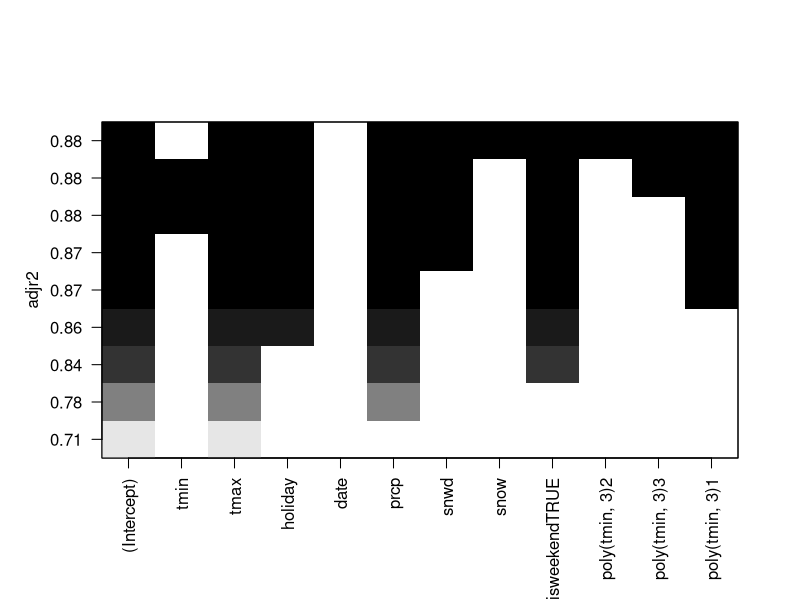
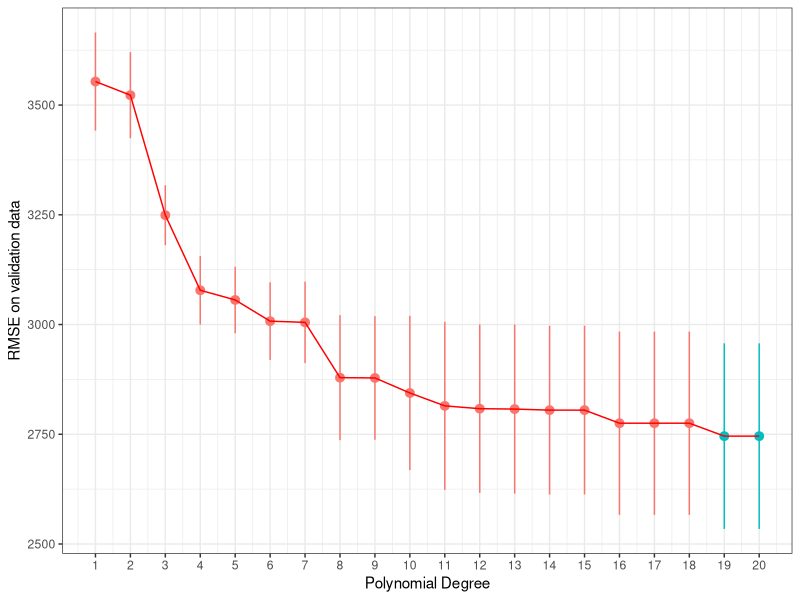
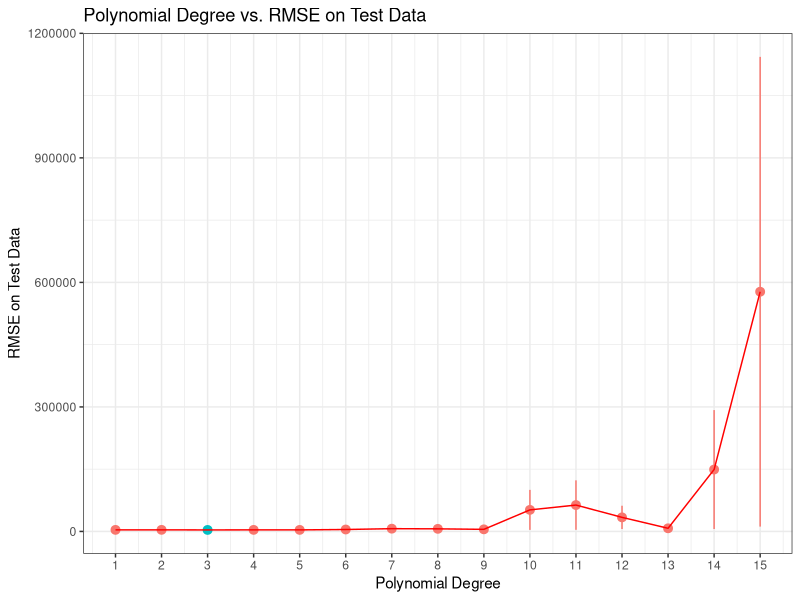
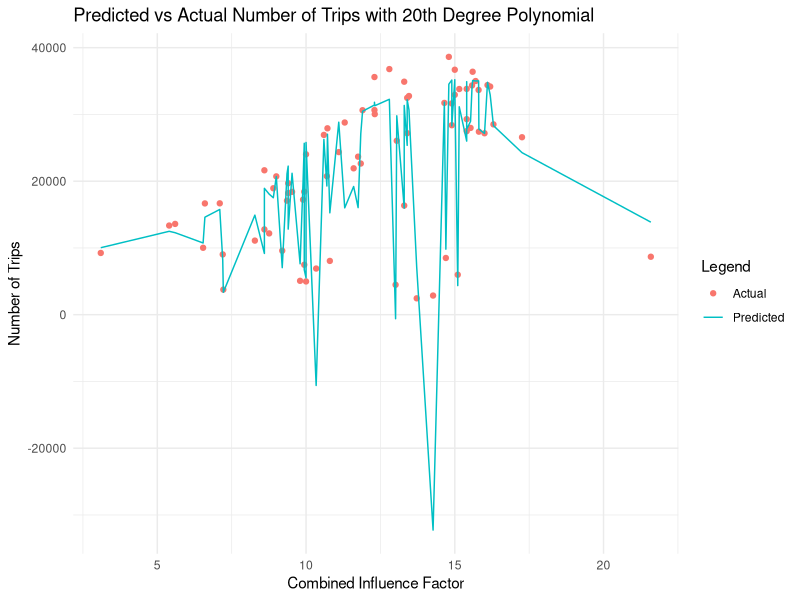
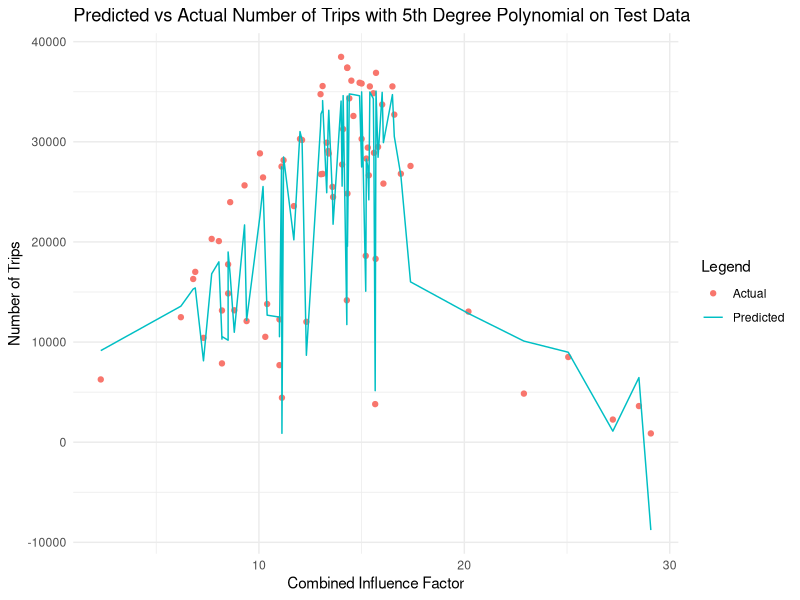

R code for these plots, in order: (Note: this script raises an error after producing the figures.)
## ---- chunk 1
library(tidyverse)
library(scales)
library(modelr)
library(lubridate)

theme_set(theme_bw())
options(repr.plot.width=4, repr.plot.height=3)
## ---- chunk 2
trips_per_day <- read_tsv('trips_per_day.tsv')
head(trips_per_day)

## ---- chunk 3

trips_per_day$isweekend <- wday(trips_per_day$ymd) %in% c(1,7)

# Adding holiday indicator
trips_per_day <- trips_per_day %>%
  mutate(holiday = ifelse(ymd %in% c('2014-01-01',
'2014-01-20',
'2014-02-17',
'2014-05-26',
'2014-07-04',
'2014-09-01',
'2014-10-13',
'2014-11-11',
'2014-11-27',
'2014-12-25'), 1, 0))


## ---- chunk 4

library(leaps) 
bestSubsets <- regsubsets(num_trips~tmin+tmax+holiday+date+ prcp+snwd+snow+isweekend+ poly(tmin,3) , data = trips_per_day)
summary(bestSubsets)
plot(bestSubsets, scale = "adjr2")
## ---- chunk 5

set.seed(42)
# Assume trips_per_day is your data frame and it has already been loaded
num_days <- nrow(trips_per_day)
frac_train <- 0.6
frac_validation <- 0.2
frac_test <- 0.2

train_size <- floor(num_days * frac_train)
validation_size <- floor(num_days * frac_validation)
test_size <- num_days - train_size - validation_size


train_indices <- sample(1:num_days, train_size, replace = FALSE)

remaining_indices <- setdiff(1:num_days, train_indices)

validation_indices <- sample(remaining_indices, validation_size, replace = FALSE)

test_indices <- setdiff(remaining_indices, validation_indices)

trips_per_day_train <- trips_per_day[train_indices, ]
trips_per_day_validation <- trips_per_day[validation_indices, ]
trips_per_day_test <- trips_per_day[test_indices, ]

cat("Training set size:", nrow(trips_per_day_train), "\n")
cat("Validation set size:", nrow(trips_per_day_validation), "\n")
cat("Test set size:", nrow(trips_per_day_test), "\n")


## ---- chunk 6

set.seed(42)
num_folds <- 5


trips_per_day_train <- trips_per_day_train %>%
  mutate(fold = (row_number() %% num_folds) + 1) 
# fit a model for each polynomial degree
K <- 1:20
avg_validate_err <- c()
se_validate_err <- c()
for (k in K) {
  # do 5-fold cross-validation within each value of k
  validate_err <- c()
  for (f in 1:num_folds) {
    # fit on the training data
    trips_per_day_train_new <- filter(trips_per_day_train, fold != f)
    model <- lm(num_trips ~ isweekend * poly(tmin, k, raw = TRUE) + poly(tmax, k, raw = TRUE) + prcp + snwd + snow +poly(holiday, k, raw = TRUE), data = trips_per_day_train)
    # evaluate on the validation data
    trips_per_day_validate_new <- filter(trips_per_day_train, fold == f)
    validate_err[f] <- sqrt(mean((predict(model, trips_per_day_validate_new) - trips_per_day_validate_new$num_trips)^2))
  }
  # compute the average validation error across folds
  # and the standard error on this estimate
  avg_validate_err[k] <- mean(validate_err)
  se_validate_err[k] <- sd(validate_err) / sqrt(num_folds)
}

# plot the validate error, highlighting the value of k with the lowest average error
plot_data <- data.frame(K, avg_validate_err, se_validate_err)
ggplot(plot_data, aes(x=K, y=avg_validate_err)) +
  geom_pointrange(aes(ymin=avg_validate_err - se_validate_err,
                      ymax=avg_validate_err + se_validate_err,
                      color=avg_validate_err == min(avg_validate_err))) +
  geom_line(color = "red") +
  scale_x_continuous(breaks=1:25) +
  theme(legend.position="none") +
  xlab('Polynomial Degree') +
  ylab('RMSE on validation data')

## ---- chunk 7
# Set seed for reproducibility
set.seed(42)
num_folds <- 5

trips_per_day_test <- trips_per_day_test %>%
  mutate(fold = (row_number() %% num_folds) + 1)

# Fit a model for each polynomial degree
K <- 1:15
avg_test_err <- c()
se_test_err <- c()

for (k in K) {
  test_err <- c()
  for (f in 1:num_folds) {
    # Fit the model on the training data
    trips_per_day_train_new <- filter(trips_per_day_train, fold != f)
    model <- lm(num_trips ~ isweekend * poly(tmin, k, raw = TRUE) + poly(tmax, k, raw = TRUE) + prcp + snwd + snow +poly(holiday, k, raw = TRUE), data = trips_per_day_train_new)
    
    # Evaluate on the test data
    trips_per_day_test_new <- filter(trips_per_day_test, fold == f)
    test_err[f] <- sqrt(mean((predict(model, trips_per_day_test_new) - trips_per_day_test_new$num_trips)^2))
  }
  
  # Compute the average test error and the standard error on this estimate
  avg_test_err[k] <- mean(test_err)
  se_test_err[k] <- sd(test_err) / sqrt(num_folds)
}

# Plot the test error, highlighting the value of k with the lowest average error
plot_data <- data.frame(K, avg_test_err, se_test_err)
ggplot(plot_data, aes(x = K, y = avg_test_err)) +
  geom_pointrange(aes(ymin = avg_test_err - se_test_err, ymax = avg_test_err + se_test_err, color = avg_test_err == min(avg_test_err))) +
  geom_line(color = "red") +
  scale_x_continuous(breaks = 1:25) +
  theme(legend.position = "none") +
  xlab('Polynomial Degree') +
  ylab('RMSE on Test Data') +
  ggtitle('Polynomial Degree vs. RMSE on Test Data')

## ---- chunk 8
k <- 3
model <- lm(num_trips ~ isweekend * poly(tmin, k, raw = TRUE) + poly(tmax, k, raw = TRUE) + prcp + snwd + snow +poly(holiday, k, raw = TRUE), data = trips_per_day_train)

# Add predictions to the validation data
trips_per_day_validation <- trips_per_day_validation %>%
  add_predictions(model) %>%
  mutate(residuals = num_trips - pred)

# Create a combined influence factor for plotting
trips_per_day_validation <- trips_per_day_validation %>%
  mutate(influence_factor = tmin + tmax + prcp + snwd + snow + as.numeric(isweekend))

# Plot the predicted vs. actual values
ggplot(trips_per_day_validation, aes(x = influence_factor, y = num_trips)) +
  geom_point(aes(color = "Actual")) +
  geom_line(aes(y = pred, color = "Predicted")) +
  xlab('Combined Influence Factor') +
  ylab('Number of Trips') +
  scale_y_continuous() +
  theme_minimal() +
  labs(title = 'Predicted vs Actual Number of Trips with 20th Degree Polynomial', color = 'Legend')
## ---- chunk 9

k <- 3
model <- lm(num_trips ~ holiday* isweekend * poly(tmin, k, raw = TRUE) + poly(tmax, k, raw = TRUE) + prcp + snwd + snow , data = trips_per_day_train)

?save
# Add predictions to the test data
trips_per_day_test <- trips_per_day_test %>%
  add_predictions(model) %>%
  mutate(residuals = num_trips - pred)

# Create a combined influence factor for plotting
trips_per_day_test <- trips_per_day_test %>%
  mutate(influence_factor = tmin + tmax + prcp + snwd + snow + holiday+ as.numeric(isweekend))

# Plot the predicted vs. actual values for the test data
ggplot(trips_per_day_test, aes(x = influence_factor, y = num_trips)) +
  geom_point(aes(color = "Actual")) +
  geom_line(aes(y = pred, color = "Predicted")) +
  xlab('Combined Influence Factor') +
  ylab('Number of Trips') +
  scale_y_continuous() +
  theme_minimal() +
  labs(title = 'Predicted vs Actual Number of Trips with 5th Degree Polynomial on Test Data', color = 'Legend')
## ---- chunk 10
# Plot the predicted vs. actual values
ggplot(trips_per_day_test_pred, aes(x = pred, y = num_trips)) +
  geom_point() +
  geom_abline(slope = 1, intercept = 0, linetype = "dashed") +
  xlab('Predicted') +
  ylab('Actual') +
  ggtitle('Predicted vs Actual on Test Data')

# Calculate RMSE for the test dataset
pred_actual <- trips_per_day_test %>%
  add_predictions(model) %>%
  mutate(actual = num_trips)

rmse <- pred_actual %>%
  summarize(rmse = sqrt(mean((pred - actual)^2)))

print(rmse)

summary(model)

## ---- chunk 11
# Load necessary libraries
library(tidyverse)

# Set the value of k
k <- 3

# Fit the model
model <- lm(num_trips ~ holiday * isweekend * poly(tmin, k, raw = TRUE) + 
                           poly(tmax, k, raw = TRUE) + prcp + snwd + snow, 
            data = trips_per_day_train)

# Save the model to a .RData file
save(model, file = "best_model.RData")

# Optionally print a summary of the model
summary(model)
